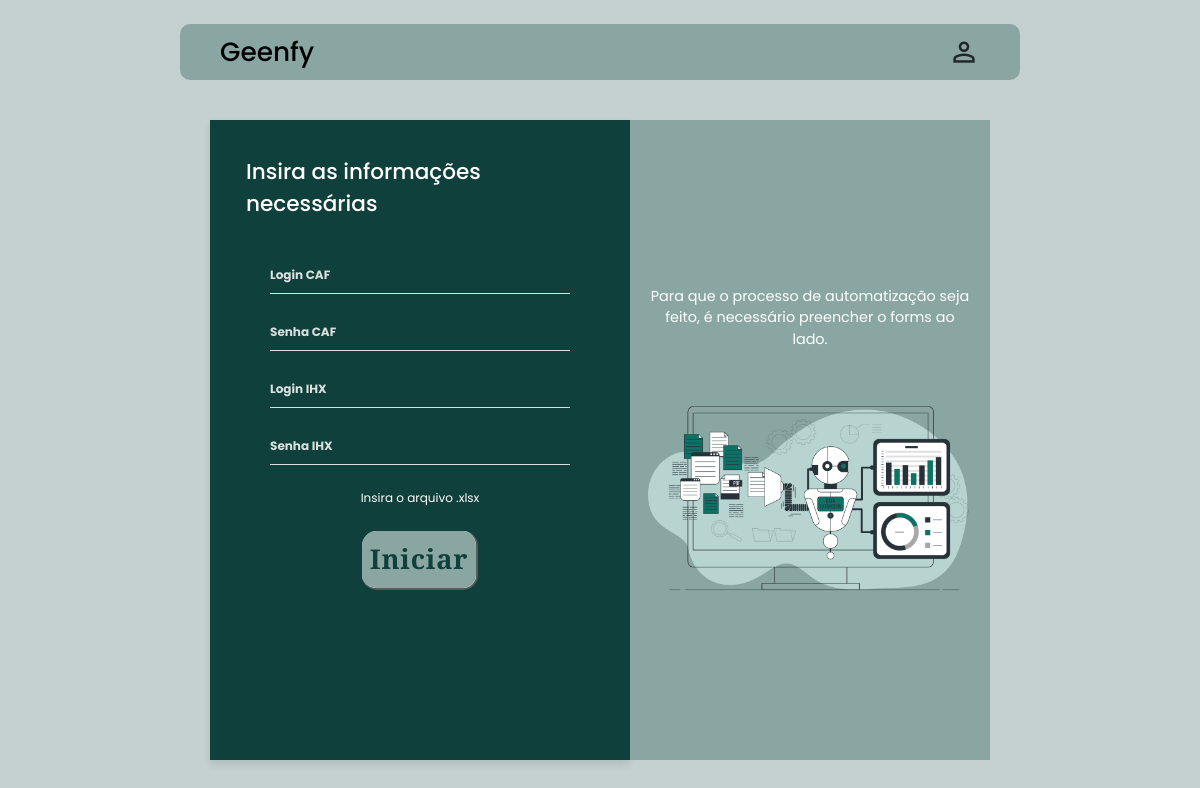
Page /novaturma on the committed database.
### geenfy/models.py (models this page shows, shortened)
class NovaTurma(models.Model):
    titulo = models.CharField(max_length=55)
    texto = models.CharField(max_length=100)
    imgNovaTurma = models.ImageField(upload_to="imgNovaTurma/")

### geenfy/views.py (the view)
# urls.py: path('novaturma', views.NovaTurma_View, name="novaturma"),
def NovaTurma_View(request):
    form = FormNovaTurma()
    context = {
        'dados_NovaTurma': NovaTurma.objects.all(),
        'form': form
    }
    return render(request, "novaTurma.html", context )

### geenfy/forms.py
class FormNovaTurma(forms.Form):
    LoginCAF = forms.CharField(label="Login CAF", max_length=100)
    SenhaCAF = forms.CharField(label="Senha CAF", widget=forms.PasswordInput)
    LoginIHX = forms.CharField(label="Login IHX", max_length=100)
    SenhaIHX = forms.CharField(label="Senha IHX", widget=forms.PasswordInput)
    arquivo = forms.FileField(label="Arquivo")

### geenfy/templates/novaTurma.html (shortened to what this page needs)
{% extends 'index.html' %}
{% block body %}
<main class="containerNovaTurma">
    <div class="contentTurma" >
        <form class="nova-turma-form" method="post">
            <p>{{ dados_NovaTurma.0.titulo }}</p>
            <div>
                <input type="text" name="LoginCAF" id="{{ form.LoginCAF.id_for_label }}" placeholder="{{ form.LoginCAF.label }}">
            </div>
            <div>
                <input type="password" name="SenhaCAF" id="{{ form.SenhaCAF.id_for_label }}" placeholder="{{ form.SenhaCAF.label }}">
            </div>
            <div>
                <input type="text" name="LoginIHX" id="{{ form.LoginIHX.id_for_label }}" placeholder="{{ form.LoginIHX.label }}">
            </div>
            <div>
                <input type="password" name="SenhaIHX" id="{{ form.SenhaIHX.id_for_label }}" placeholder="{{ form.SenhaIHX.label }}">
            </div>
            <div class="botoesTurma">
                <label for="arquivos" class="file-label">
                    Insira o arquivo .xlsx
                </label>
                <button class="btnTurma"><span>Iniciar</span></button>
            </div>
        </form>
        <div class="content2">
            <p>{{ dados_NovaTurma.0.texto }}</p>
            <img src="{{ dados_NovaTurma.0.imgNovaTurma.url }}">
        </div>
    </div>
</main>
{% endblock %}

### static/css/styleNovaTurma.css (style rules this page uses)
.containerNovaTurma { display: flex; flex-wrap: wrap; background-color: #C4D1D0; height: 100%; width: 100vw; align-items: center; justify-content: center; }
.contentTurma { display: flex; flex-direction: row; align-items: center; margin-top: 10%; margin-bottom: 10%; justify-content: center; gap: 0; }
.content2 { background-color: #8AA6A3; width: 30vw; height: 80vh; color: #ffffff; font-size: 1.8vh; font-family: "Poppins"; display: flex; flex-direction: column; align-items: center; justify-content: center; text-align: center; gap: 2rem; }
.content2 p { max-width: 90%; }
.content2 img { width: 90%; max-height: 100%; object-fit: contain; }
.nova-turma-form p { color: #ffffff; font-size: 2.7vh; font-family: "Poppins"; font-weight: 500; margin-top: 0; margin-bottom: 2rem ; }
form.nova-turma-form { width: 35vw; height: 80vh; padding: 3vw; background-color: #10403B; box-shadow: 0 4px 8px rgba(0, 0, 0, 0.1); display: flex; flex-direction: column; align-items: center; margin: 0; }
.nova-turma-form div { margin-bottom: 1rem; width: 100%; position: relative; display: flex; flex-direction: column; align-items: center; }
.nova-turma-form input[type="text"], .nova-turma-form input[type="password"] { width: 25vw; padding: 0.5rem 0; border: none; border-bottom: 1px solid #D9E0DF; border-radius: 0; font-size: 1rem; box-sizing: border-box; background-color: transparent; }
.nova-turma-form input::placeholder { color: #D9E0DF; opacity: 1; font-family: "Poppins"; font-weight: bold; font-size: 1.5vh; }
.botoesTurma { display: flex; flex-direction: row; align-items: center; gap: 1rem; }
.botoesTurma label { font-family: "Poppins"; color: #ffffff; font-size: 1.5vh; background-color: #10403B; padding: 0.5rem 1rem; border-radius: 5px; cursor: pointer; }
.botoesTurma .btnTurma { outline: none; cursor: pointer; border: none; padding: 1vh 1vh; font-family: "Merriweather Sans"; position: relative; display: inline-block; letter-spacing: 0.05rem; font-weight: 700; font-size: 3.4vh; border-radius: 15px; overflow: hidden; background: #ffffff; color: #10403B; border-bottom: 2px solid #5B5B5B; border-right: 2px solid #5B5B5B; transition: background-color 0.3s, color 0.3s; }
.btnTurma span { position: relative; z-index: 10; transition: color 0.4s; }
.btnTurma::before, .btnTurma::after { position: absolute; top: 0; left: 0; width: 100%; height: 100%; z-index: 0; }
.btnTurma::before { content: ""; background: #8AA6A3; width: 120%; left: -10%; transition: transform 0.4s cubic-bezier(0.3, 1, 0.8, 1); }

### rows in the picture
NovaTurma: titulo "Insira as informações necessárias", texto "Para que o processo de automatização seja feito, é necessário preencher o forms ao lado.", imgNovaTurma (picture)
